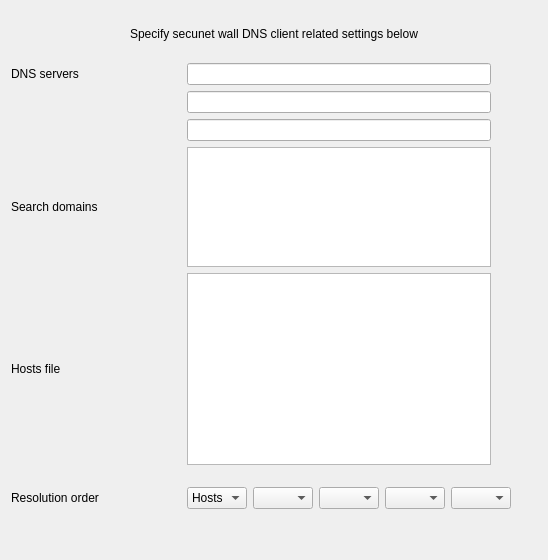
     <widget class="QWidget" name="tab1">
      <attribute name="icon">
       <iconset resource="MainRes.qrc">
        <normaloff>:/Icons/DNSName/icon-tree</normaloff>:/Icons/DNSName/icon-tree</iconset>
      </attribute>
      <attribute name="title">
       <string>DNS Client</string>
      </attribute>
      <attribute name="toolTip">
       <string>secunet wall DNS settings</string>
      </attribute>
      <layout class="QGridLayout">
       <item row="0" column="3">
        <spacer>
         <property name="orientation">
          <enum>Qt::Vertical</enum>
         </property>
         <property name="sizeType">
          <enum>QSizePolicy::Fixed</enum>
         </property>
         <property name="sizeHint" stdset="0">
          <size>
           <width>20</width>
           <height>16</height>
          </size>
         </property>
        </spacer>
       </item>
       <item row="1" column="0" colspan="4">
        <widget class="QLabel" name="label456_2">
         <property name="text">
          <string>Specify secunet wall DNS client related settings below</string>
         </property>
         <property name="alignment">
          <set>Qt::AlignCenter</set>
         </property>
         <property name="wordWrap">
          <bool>false</bool>
         </property>
        </widget>
       </item>
       <item row="2" column="0">
        <spacer>
         <property name="orientation">
          <enum>Qt::Vertical</enum>
         </property>
         <property name="sizeType">
          <enum>QSizePolicy::Fixed</enum>
         </property>
         <property name="sizeHint" stdset="0">
          <size>
           <width>20</width>
           <height>16</height>
          </size>
         </property>
        </spacer>
       </item>
       <item row="3" column="0">
        <widget class="QLabel" name="label_3">
         <property name="layoutDirection">
          <enum>Qt::RightToLeft</enum>
         </property>
         <property name="text">
          <string>DNS servers</string>
         </property>
        </widget>
       </item>
       <item row="3" column="1">
        <widget class="QLineEdit" name="secuwall_dns_srv1"/>
       </item>
       <item row="4" column="1">
        <widget class="QLineEdit" name="secuwall_dns_srv2"/>
       </item>
       <item row="5" column="0">
        <spacer>
         <property name="orientation">
          <enum>Qt::Horizontal</enum>
         </property>
         <property name="sizeType">
          <enum>QSizePolicy::Expanding</enum>
         </property>
         <property name="sizeHint" stdset="0">
          <size>
           <width>170</width>
           <height>20</height>
          </size>
         </property>
        </spacer>
       </item>
       <item row="5" column="1">
        <widget class="QLineEdit" name="secuwall_dns_srv3"/>
       </item>
       <item row="6" column="0">
        <widget class="QLabel" name="label_5">
         <property name="layoutDirection">
          <enum>Qt::RightToLeft</enum>
         </property>
         <property name="text">
          <string>Search domains</string>
         </property>
        </widget>
       </item>
       <item row="6" column="1">
        <widget class="QTextEdit" name="secuwall_dns_domains">
         <property name="sizePolicy">
          <sizepolicy hsizetype="Expanding" vsizetype="Fixed">
           <horstretch>0</horstretch>
           <verstretch>0</verstretch>
          </sizepolicy>
         </property>
         <property name="maximumSize">
          <size>
           <width>16777215</width>
           <height>120</height>
          </size>
         </property>
         <property name="toolTip">
          <string>Enter DNS search domains here. One search domain per line</string>
         </property>
        </widget>
       </item>
       <item row="6" column="2" colspan="2">
        <spacer>
         <property name="orientation">
          <enum>Qt::Horizontal</enum>
         </property>
         <property name="sizeType">
          <enum>QSizePolicy::Minimum</enum>
         </property>
         <property name="sizeHint" stdset="0">
          <size>
           <width>40</width>
           <height>20</height>
          </size>
         </property>
        </spacer>
       </item>
       <item row="7" column="0">
        <widget class="QLabel" name="label_2">
         <property name="layoutDirection">
          <enum>Qt::RightToLeft</enum>
         </property>
         <property name="text">
          <string>Hosts file</string>
         </property>
        </widget>
       </item>
       <item row="7" column="1">
        <widget class="QTextEdit" name="secuwall_dns_hosts">
         <property name="toolTip">
          <string>Enter Hosts entries here. One IP-Address/Name pair per line. These entries will be written to /etc/hosts file on the firewall</string>
         </property>
        </widget>
       </item>
       <item row="8" column="1" colspan="2">
        <spacer>
         <property name="orientation">
          <enum>Qt::Vertical</enum>
         </property>
         <property name="sizeType">
          <enum>QSizePolicy::Fixed</enum>
         </property>
         <property name="sizeHint" stdset="0">
          <size>
           <width>20</width>
           <height>16</height>
          </size>
         </property>
        </spacer>
       </item>
       <item row="9" column="0">
        <widget class="QLabel" name="label_4">
         <property name="toolTip">
          <string>The resolution order defines how hostnames will be resolved on the firewall (nsswitch.conf). Default is &quot;Hosts file first&quot;</string>
         </property>
         <property name="layoutDirection">
          <enum>Qt::RightToLeft</enum>
         </property>
         <property name="text">
          <string>Resolution order</string>
         </property>
        </widget>
       </item>
       <item row="9" column="1" colspan="2">
        <layout class="QHBoxLayout">
         <item>
          <widget class="QComboBox" name="secuwall_dns_reso1">
           <property name="maximumSize">
            <size>
             <width>60</width>
             <height>16777215</height>
            </size>
           </property>
           <property name="currentIndex">
            <number>1</number>
           </property>
           <item>
            <property name="text">
             <string/>
            </property>
           </item>
           <item>
            <property name="text">
             <string>Hosts</string>
            </property>
           </item>
           <item>
            <property name="text">
             <string>DNS</string>
            </property>
           </item>
           <item>
            <property name="text">
             <string>NIS</string>
            </property>
           </item>
           <item>
            <property name="text">
             <string>NIS+</string>
            </property>
           </item>
           <item>
            <property name="text">
             <string>DB</string>
            </property>
           </item>
          </widget>
         </item>
         <item>
          <widget class="QComboBox" name="secuwall_dns_reso2">
           <property name="maximumSize">
            <size>
             <width>60</width>
             <height>16777215</height>
            </size>
           </property>
           <property name="currentIndex">
            <number>0</number>
           </property>
           <item>
            <property name="text">
             <string/>
            </property>
           </item>
           <item>
            <property name="text">
             <string>Hosts</string>
            </property>
           </item>
           <item>
            <property name="text">
             <string>DNS</string>
            </property>
           </item>
           <item>
            <property name="text">
             <string>NIS</string>
            </property>
           </item>
           <item>
            <property name="text">
             <string>NIS+</string>
            </property>
           </item>
           <item>
            <property name="text">
             <string>DB</string>
            </property>
           </item>
          </widget>
         </item>
         <item>
          <widget class="QComboBox" name="secuwall_dns_reso3">
           <property name="maximumSize">
            <size>
             <width>60</width>
             <height>16777215</height>
            </size>
           </property>
           <property name="currentIndex">
            <number>0</number>
           </property>
           <item>
            <property name="text">
             <string/>
            </property>
           </item>
           <item>
            <property name="text">
             <string>Hosts</string>
            </property>
           </item>
           <item>
            <property name="text">
             <string>DNS</string>
            </property>
           </item>
           <item>
            <property name="text">
             <string>NIS</string>
            </property>
           </item>
           <item>
            <property name="text">
             <string>NIS+</string>
            </property>
           </item>
           <item>
            <property name="text">
             <string>DB</string>
            </property>
           </item>
          </widget>
         </item>
         <item>
          <widget class="QComboBox" name="secuwall_dns_reso4">
           <property name="maximumSize">
            <size>
             <width>60</width>
             <height>16777215</height>
            </size>
           </property>
           <property name="currentIndex">
            <number>0</number>
           </property>
           <item>
            <property name="text">
             <string/>
            </property>
           </item>
           <item>
            <property name="text">
             <string>Hosts</string>
            </property>
           </item>
           <item>
            <property name="text">
             <string>DNS</string>
            </property>
           </item>
           <item>
            <property name="text">
             <string>NIS</string>
            </property>
           </item>
           <item>
            <property name="text">
             <string>NIS+</string>
            </property>
           </item>
           <item>
            <property name="text">
             <string>DB</string>
            </property>
           </item>
          </widget>
         </item>
         <item>
          <widget class="QComboBox" name="secuwall_dns_reso5">
           <property name="maximumSize">
            <size>
             <width>60</width>
             <height>16777215</height>
            </size>
           </property>
           <property name="currentIndex">
            <number>0</number>
           </property>
           <item>
            <property name="text">
             <string/>
            </property>
           </item>
           <item>
            <property name="text">
             <string>Hosts</string>
            </property>
           </item>
           <item>
            <property name="text">
             <string>DNS</string>
            </property>
           </item>
           <item>
            <property name="text">
             <string>NIS</string>
            </property>
           </item>
           <item>
            <property name="text">
             <string>NIS+</string>
            </property>
           </item>
           <item>
            <property name="text">
             <string>DB</string>
            </property>
           </item>
          </widget>
         </item>
        </layout>
       </item>
       <item row="10" column="1" colspan="2">
        <spacer>
         <property name="orientation">
          <enum>Qt::Vertical</enum>
         </property>
         <property name="sizeHint" stdset="0">
          <size>
           <width>20</width>
           <height>40</height>
          </size>
         </property>
        </spacer>
       </item>
      </layout>
     </widget>
